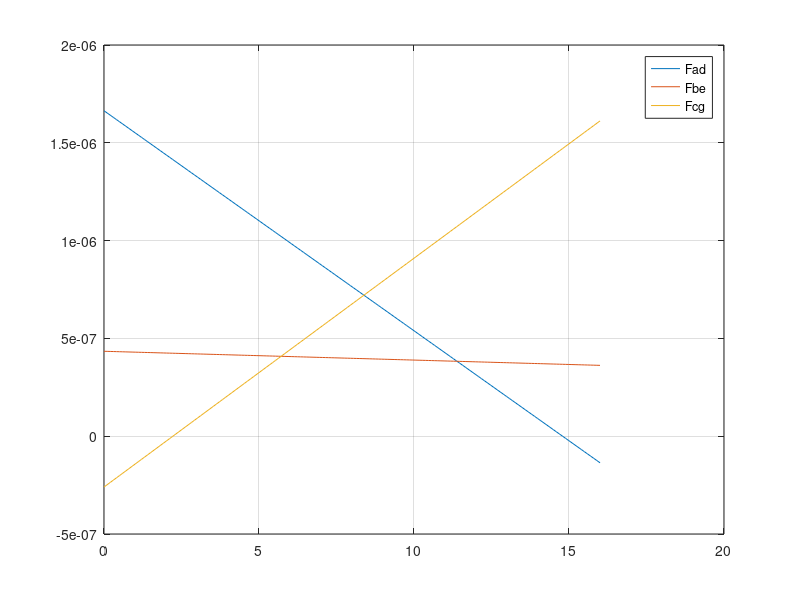

Here is the MATLAB script that generated this plot:
E = 68e9 ; 
%Aluminum Alloy 1100: 68.9e9 GPa
%Nickel 200: 200e9 GPa
%Steel Alloy 4340: 200e9 GPs

AD = true;
BE = true;
CG = true;

Fad = [,];
Fbe = [,];
Fcg = [,];
dLab = [,];
dLbe = [,];
dLcg = [,];
i = 0;
j = 0;

A = [1 1 1;0 10 16; 24/(E * 4e-4) -80/(E * 4e-4) 20/(E * 4e-4)];
for p = 1:50
    i = i + 1;
    j = 0;
    for d_01 = 1:160
        j = j + 1;
        B = [p;d_01/10.0*p;0];
        solution = A\B;
        Fad(i,j) = solution(1,1);
        Fbe(i,j) = solution(2,1);
        Fcg(i,j) = solution(3,1);
        
        dLad = solution(1,1) * 4 / (E * 4e-4);
        dLbe = solution(2,1) * 5 / (E * 4e-4);
        dLcg = solution(3,1) * 2 / (E * 4e-4);
        
        dLadp(i,j) = dLad / 4;
        dLbep(i,j) = dLbe / 5;
        dLcgp(i,j) = dLcg / 2;
        
        if dLad / 4 > 0.1
           AD = false 
        end
        if dLbe / 5 > 0.1
           BE = false 
        end
        if dLcg / 2 > 0.1
           CG = false 
        end
    end
end

x = linspace(0,16,160);
plot(x, dLadp(50,:))
hold on
plot(x, dLbep(50,:))
plot(x, dLcgp(50,:))
grid on
legend('Fad','Fbe','Fcg')

AD
BE
CG
